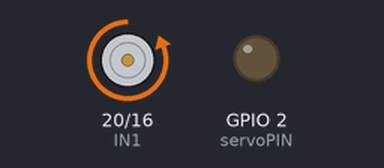
A program run on a simulated Raspberry Pi (BCM pin numbers). Shown: motor-driver pin pairs drawn as motors (green arrow = first pin HIGH = forward, orange = second pin HIGH = backward, longer = more drive, scaled by the enable pin), output pins drawn as LEDs (lit = HIGH). At 20.0 s the program stops and its outputs stay as they are.

Above: at 0.1 s.
At 20.1 s:
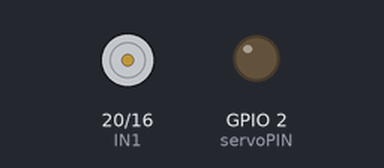
Timing chart, 0 to 21.5 s (numbered marks = the images above):
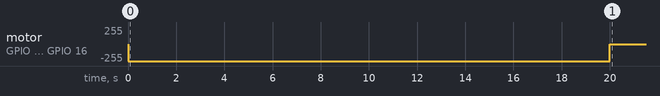

Measured:
- by itself, motor on GPIO 20 (IN1) / GPIO 16 (IN2): stopped → backward 255/255 at 0.00 s, → stopped 20.0 s later

The program:

MotorControl.py
```python
import RPi.GPIO as GPIO # Import GPIO module
import time # Import time module

ENA = 21
IN1 = 20
IN2 = 16
servoPIN = 2

GPIO.setmode(GPIO.BCM) # Use BCM numbering method
GPIO.setup(ENA, GPIO.OUT) # Set the GPIO pin corresponding to ENA to output mode
GPIO.setup(IN1, GPIO.OUT) # Set the GPIO pin corresponding to IN1 to output mode
GPIO.setup(IN2, GPIO.OUT) # Set the GPIO pin corresponding to IN2 to output mode
GPIO.setup(servoPIN, GPIO.OUT)

freq = 500
speed = 0
pwm = GPIO.PWM(ENA, freq) # Set the input PWM pulse signal to ENA, the frequency is freq and create a PWM object
pwm.start(speed) # Start inputting PWM pulse signal to ENA with the initial duty cycle of speed

# Set the motor to forward rotation
GPIO.output(IN1, False) # Set IN1 to 0
GPIO.output(IN2, True) # Set IN2 to 1
speed = 100
pwm.ChangeDutyCycle(speed)
pwm.ChangeDutyCycle(100)
time.sleep(20)
pwm.stop() # Stop
GPIO.cleanup() # Clean up and release GPIO resources, reset GPIO
```
